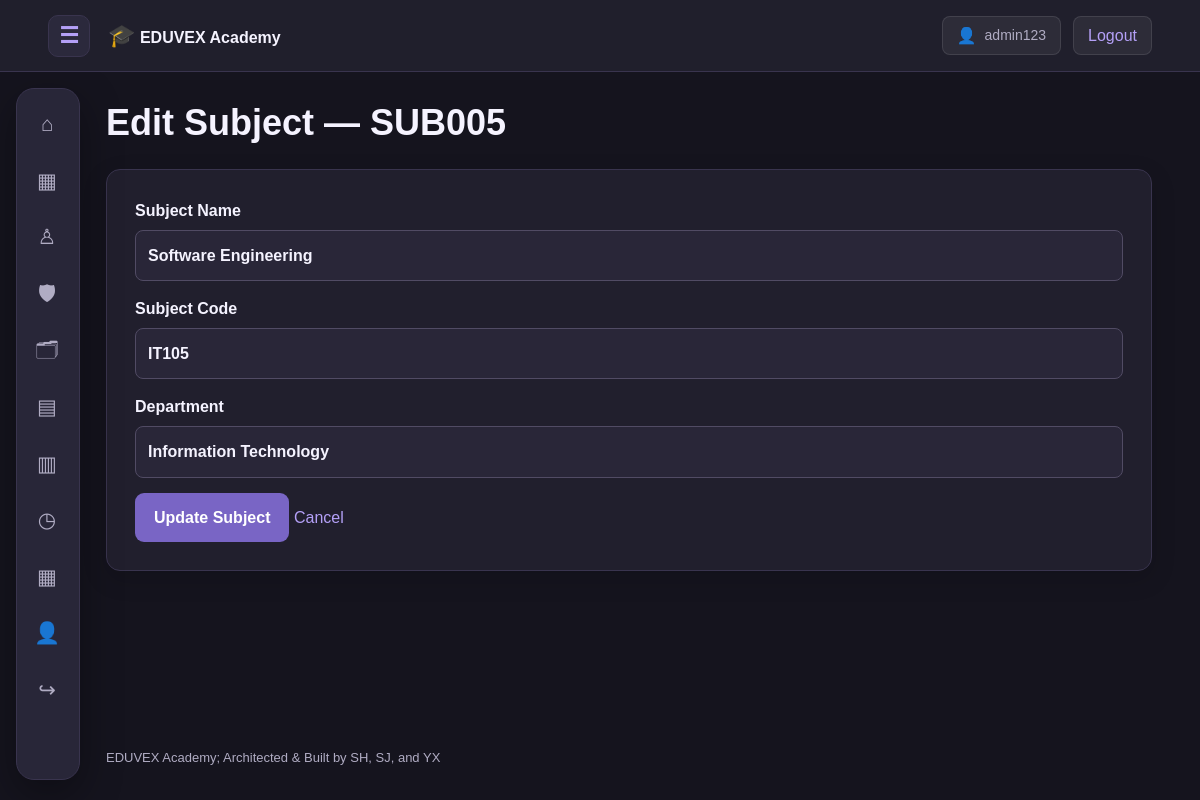
The app's page /class_management/edit_subject.php?id=SUB005 (signed in) with its own data.
### tables this page shows
CREATE TABLE IF NOT EXISTS subjects (
    subject_id VARCHAR(12) PRIMARY KEY,
    subject_name VARCHAR(180) NOT NULL,
    subject_code VARCHAR(30) UNIQUE,
    department VARCHAR(120)
);

### includes/functions.php (called while the page is built, shortened)
<?php
function h(mixed $value): string {
    return htmlspecialchars(
        (string)($value ?? ''),
        ENT_QUOTES | ENT_SUBSTITUTE,
        'UTF-8'
    );
}
function url(string $path = ''): string {
    return BASE_URL . '/' . ltrim($path, '/');
}

### class_management/edit_subject.php (the view, shortened to what this page needs)
<?php
require_once __DIR__ . '/../config/database.php';
$id = trim($_GET['id'] ?? $_POST['subject_id'] ?? '');
$stmt = $pdo->prepare("SELECT * FROM subjects WHERE subject_id = ?");
$stmt->execute([$id]);
$subject = $stmt->fetch();
require __DIR__ . '/../includes/header.php';
?>
<h1>Edit Subject — <?= h($id) ?></h1>
<section class="panel">
<form method="post">
    <label>Subject Name
        <input name="subject_name" maxlength="180"
               value="<?= h($subject['subject_name']) ?>" required>
    </label>
    <label>Subject Code
        <input name="subject_code" maxlength="30"
               value="<?= h($subject['subject_code']) ?>">
    </label>
    <label>Department
        <input name="department" maxlength="120"
               value="<?= h($subject['department']) ?>">
    </label>
    <button type="submit">Update Subject</button>
    <a href="<?= h(url('class_management/subjects.php')) ?>">Cancel</a>
</form>
</section>
<?php require __DIR__ . '/../includes/footer.php'; ?>

### assets/css/style.css (style rules this page uses)
:root { color-scheme: dark; --bg: #15141E; --surface: #211F2D; --surface2: #292638; --line: #39344E; --accent: #B4A0F7; --accent-dark: #7965C5; --text: #F5F3FF; --muted: #B0ACC3; --nav-width: 64px; --header-height: 72px; }
* { box-sizing: border-box; }
html { scroll-behavior: smooth; scroll-padding-top: 90px; }
body { margin: 0; background: var(--bg); color: var(--text); font-family: Arial, Helvetica, sans-serif; font-size: 16px; line-height: 1.6; }
a { color: var(--accent); text-decoration: none; }
button, input, select, textarea { font: inherit; }
button { cursor: pointer; }
h1, h2, h3 { line-height: 1.25; }
h1 { font-size: clamp(28px, 3vw, 40px); }
.panel { background: var(--surface); border: 1px solid var(--line); border-radius: 14px; padding: 28px; box-shadow: 0 8px 24px rgba(0,0,0,0.15); }
label { display: block; margin-bottom: 15px; font-weight: 600; }
input, select, textarea { display: block; width: 100%; padding: 12px; margin-top: 6px; background: #292638; color: var(--text); border: 1px solid #514B64; border-radius: 8px; }
button, .button { display: inline-block; padding: 11px 18px; border: 1px solid transparent; border-radius: 9px; background: var(--accent-dark); color: #FFFFFF; font-weight: 600; text-decoration: none; }

### records on screen
subjects: subject_name "Software Engineering", subject_code "IT105", department "Information Technology"

### other values on screen
$account['username'] "admin123"
$symbol "⌂"
$symbol "▦"
$symbol "♙"
$symbol "🛡"
$symbol "🗂"
$symbol "▤"
$symbol "▥"
$symbol "◷"
$symbol "👤"
$symbol "↪"
$id "SUB005"
